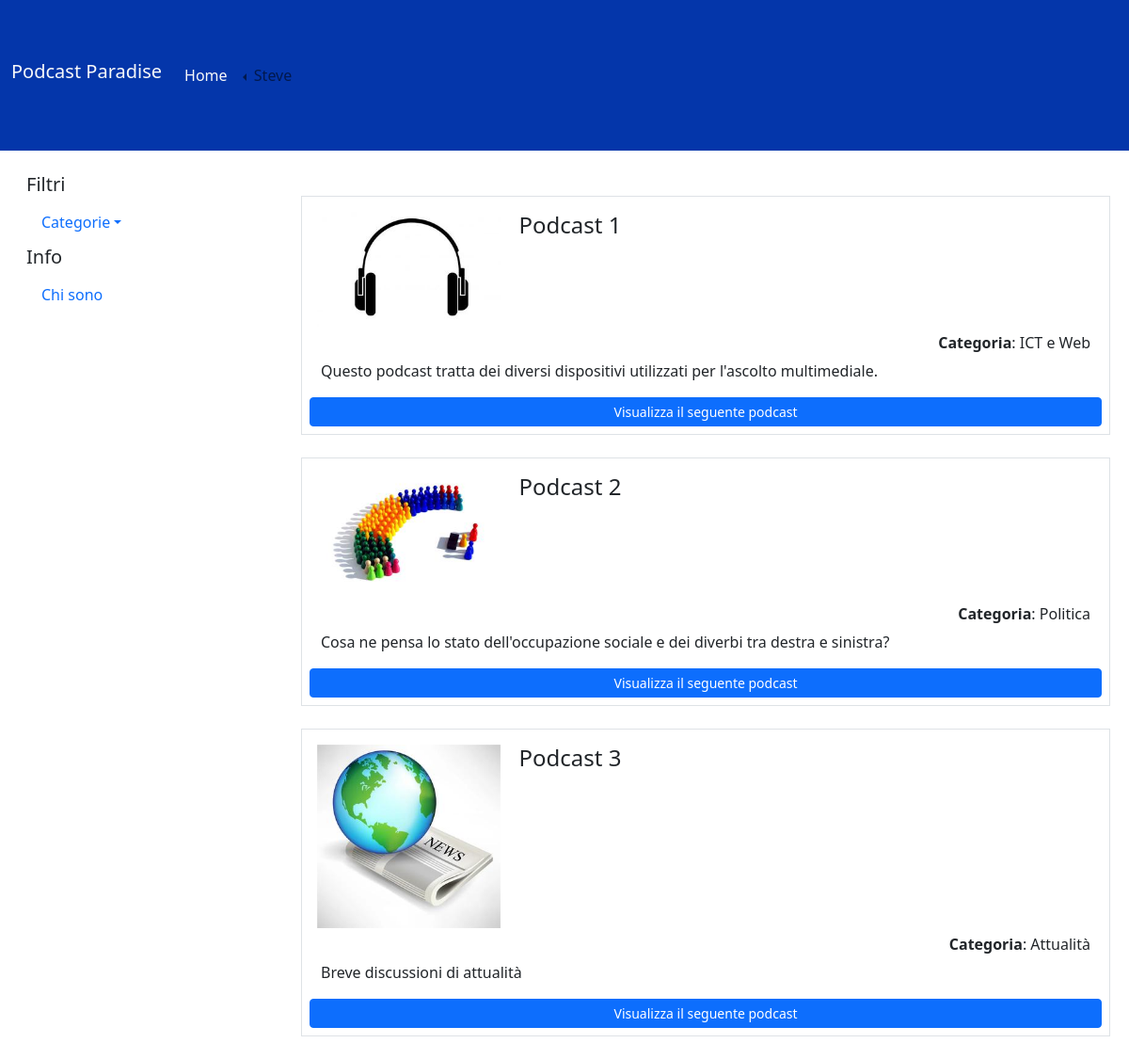
The page / (signed in) on the database its author committed.
### tables this page shows
CREATE TABLE "UTENTI" (
	"id_utente"	INTEGER NOT NULL,
	"email"	TEXT,
	"password"	TEXT,
	"nome"	TEXT,
	"tipo"	INTEGER,
	PRIMARY KEY("id_utente" AUTOINCREMENT)
);

CREATE TABLE "PODCAST" (
	"id_podcast"	INTEGER NOT NULL,
	"id_creatore"	INTEGER,
	"titolo"	TEXT,
	"descrizione"	TEXT,
	"categoria"	TEXT,
	"immagine"	TEXT,
	FOREIGN KEY("id_creatore") REFERENCES "UTENTI"("id_utente"),
	PRIMARY KEY("id_podcast" AUTOINCREMENT)
);

### app.py (the view)
@app.route('/', methods=['GET', 'POST'])
def home():
    podcasts = dao.get_podcasts()
    return render_template('home.html', podcasts = podcasts)

### app.py (called while the page is built)
@login_manager.user_loader
def load_user(id):
    utente = dao.get_user_by_id(id)
    if utente is not None:
        user = User(id=utente['id_utente'], email=utente['email'], password=utente['password'], nome=utente['nome'], tipo=utente['tipo'])
    else:
        user = None
    return user

### dao.py (called while the page is built)
def get_podcasts():
    conn = sqlite3.connect('db/podcast_site.db')
    conn.row_factory = sqlite3.Row
    cursor = conn.cursor()
    sql = 'SELECT PODCAST.id_podcast, PODCAST.id_creatore, PODCAST.titolo, PODCAST.descrizione, PODCAST.categoria, PODCAST.immagine FROM PODCAST'
    cursor.execute(sql)
    podcasts = cursor.fetchall()
    cursor.close()
    conn.close()
    return podcasts

def get_user_by_id(id):
    conn = sqlite3.connect('db/podcast_site.db')
    conn.row_factory = sqlite3.Row
    cursor = conn.cursor()
    sql = 'SELECT * FROM UTENTI WHERE id_utente = ?'
    cursor.execute(sql, (id,))
    user = cursor.fetchone()
    cursor.close()
    conn.close()
    return user

### templates/home.html (shortened to what this page needs)
{% extends "base.html" %}
{% block content %}
<aside id="myaside" class="col-lg-3 col-md-12">
  <div class="filtri-data">
    <ul class="nav flex-column">
      <h5>Filtri</h5>
      <li class="nav-item">
        <a class="nav-link dropdown-toggle" data-bs-toggle="dropdown" role="button" aria-expanded="false">Categorie</a>
      </li>
      {% if current_user.is_authenticated %}
      <h5>Info</h5>
      <li class="nav-item">
        <a class="nav-link" href="{{url_for('about')}}">Chi sono</a>
      </li>
      {% endif %}
    </ul>
  </div>
</aside>
<main class="col-lg-9 col-md-12" id="lista-podcast">
  {% for podcast in podcasts %}
  <article class="row border p-2 mx-2 my-4">
    <div class="col-lg-3 col-md-6 col-sm-12 px-0">
        <img class="w-100 p-2" src="{{ url_for('static', filename=podcast.immagine) }}" alt="...">
      </div>
      <div class="col-lg-9 col-md-6 col-sm-12 content">
        <section class="d-flex align-items-center mt-2 mb-4 {{'bg-warning p-2 bg-opacity-10' if current_user.id_utente == podcast.id_creatore}}">
            <h4>{{podcast.titolo}}</h4>
      </div>
        <h6 class="text-end"><b>Categoria</b>: {{podcast.categoria |e }}</h6>
        <p>{{ podcast.descrizione |e }}</p>
        <a href="{{url_for('podcast', id=podcast.id_podcast)}}" type="button" class="btn btn-primary btn-sm">Visualizza il seguente podcast</a>
  </article>
  {% endfor %}
</main>
{% endblock %}

### templates/base.html (shortened to what this page needs)
<!doctype html>
<html lang="en">
<head>
  <link href="https://cdn.jsdelivr.net/npm/bootstrap@5.2.2/dist/css/bootstrap.min.css" rel="stylesheet"
>
  <link rel="stylesheet" href="{{ url_for('static', filename='style.css') }}">
</head>
<body>
  <header id="m_header">
    <nav class="navbar navbar-expand-lg bg-body-tertiary mynavbar">
      <div class="container-fluid">
        <h1 class="navbar-brand text-light" href="#">Podcast Paradise</h1>
        <div class="collapse navbar-collapse" id="navbarTogglerDemo02">
          <ul class="navbar-nav me-auto mb-2 mb-lg-0">
            <li class="nav-item">
              <a class="nav-link active text-light" aria-current="page" href="{{url_for('home')}}">Home</a>
            </li>
            {% if current_user.is_authenticated %}
            <li class="nav-item dropdown dropstart">
              <a class="nav-link dropdown-toggle" href="#" role="button" data-bs-toggle="dropdown"
                aria-expanded="false">
                {{current_user.nome}}
              </a>
            </li>
            {% endif %}
          </ul>
        </div>
      </div>
    </nav>
  </header>
  <div class="container-fluid mt-4">
    <div class="row justify-content-md-center">
      {%block content %}{% endblock %}
    </div>
  </div>
</body>
</html>

### static/style.css (style rules this page uses)
.mynavbar { background-color: #0436aa; height: 10rem; }
.content > section { width: 100%; }
#myaside li { padding-bottom: 5px; }
#myaside ul { list-style-type: none; padding: 0rem 1rem; }

### rows shown on the page
UTENTI: nome "Steve"
PODCAST: immagine (picture), titolo "Podcast 1", categoria "ICT e Web", descrizione "Questo podcast tratta dei diversi dispositivi utilizzati per l'ascolto multimediale."
PODCAST: immagine (picture), titolo "Podcast 2", categoria "Politica", descrizione "Cosa ne pensa lo stato dell'occupazione sociale e dei diverbi tra destra e sinistra?"
PODCAST: immagine (picture), titolo "Podcast 3", categoria "Attualità", descrizione "Breve discussioni di attualità"
